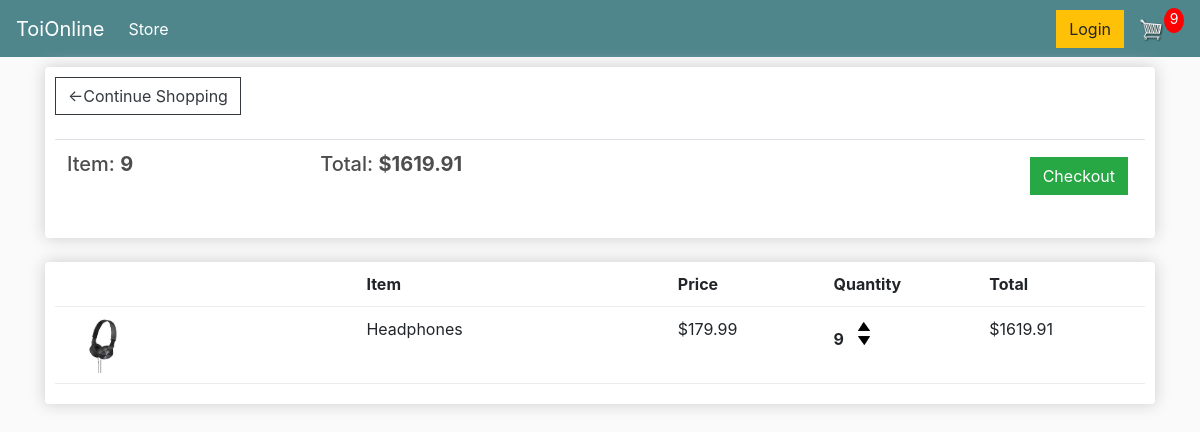
The app's page /cart/ (signed in) with its own data.
### store/models.py (models this page shows, shortened)
class Order(models.Model):
	customer = models.ForeignKey(Customer, on_delete=models.SET_NULL, null=True, blank=True)
	date_ordered = models.DateTimeField(auto_now_add=True)
	complete = models.BooleanField(default=False)
	transaction_id = models.CharField(max_length=100, null=True)
	@property
	def get_cart_total(self):
		orderitems = self.orderitem_set.all()
		total = sum([item.get_total for item in orderitems])
		return total
	@property
	def get_cart_items(self):
		orderitems = self.orderitem_set.all()
		total = sum([item.quantity for item in orderitems])
		return total

class OrderItem(models.Model):
	product = models.ForeignKey(Product, on_delete=models.SET_NULL, null=True)
	order = models.ForeignKey(Order, on_delete=models.SET_NULL, null=True)
	quantity = models.IntegerField(default=0, null=True, blank=True)
	date_added = models.DateTimeField(auto_now_add=True)
	@property
	def get_total(self):
		total = self.product.price * self.quantity
		return total

class Product(models.Model):
	name = models.CharField(max_length=200)
	price = models.DecimalField(max_digits=7, decimal_places=2)
	digital = models.BooleanField(default=False, null=True, blank=True)
	image = models.ImageField(null=True, blank=True)
	@property
	def imageURL(self):
		try:
			url = self.image.url
		except:
			url = ''
		return url

### store/views.py (the view)
# urls.py: path('cart/', views.cart, name='cart'),
def cart(request):
	data = cartData(request)
	cartItems = data['cartItems']
	order = data['order']
	items = data['items']
	context = {'items':items, 'order':order, 'cartItems':cartItems}
	return render(request, 'store/cart.html', context)

### store/utils.py (called while the page is built)
def cartData(request):
	if request.user.is_authenticated:
		customer = request.user.customer
		order, created = Order.objects.get_or_create(customer=customer, complete=False)
		items = order.orderitem_set.all()
		cartItems = order.get_cart_items
	else:
		cookieData = cookieCart(request)
		cartItems = cookieData['cartItems']
		order = cookieData['order']
		items = cookieData['items']
	return {'cartItems':cartItems, 'order':order, 'items':items}

### store/templates/store/cart.html
{% extends 'store/main.html' %}
{% load static %}
{% block content %}
	<div class="row">
		<div class="col-lg-12">
			<div class="box-element">
				<a class="btn btn-outline-dark" href="{% url 'store' %}">&#x2190;Continue Shopping</a>
				<br>
				<br>
				<table class="table">
					<tr>
						<th><h5>Item: <strong>{{order.get_cart_items}}</strong></h5></th>
						<th><h5>Total: <strong>${{order.get_cart_total|floatformat:2}}</strong></h5></th>
						<th>
							<a style="float:right; margin:5px" class="btn btn-success" href="{% url 'checkout' %}">Checkout</a>
						</th>
					</tr>
				</table>
			</div>
			<br>
			<div class="box-element">
				<div class="cart-row">
					<div style="flex: 2"></div>
					<div style="flex: 2"><strong>Item</strong></div>
					<div style="flex: 1"><strong>Price</strong></div>
					<div style="flex: 1"><strong>Quantity</strong></div>
					<div style="flex: 1"><strong>Total</strong></div>
				</div>
				{% for item in items %}
				<div class="cart-row">
					<div style="flex:2"><img class="row-image" src="{{item.product.imageURL}}">
					</div>
					<div style="flex:2"><p>{{item.product.name}}</p></div>
					<div style="flex:1"><p>${{item.product.price|floatformat:2}}</p></div>
					<div style="flex:1">
						<p class="quantity">{{item.quantity}}</p>
						<div class="quantity">
							<img data-product={{item.product.id}} data-action="add" class="chg-quantity update-cart" src="{% static  'images/arrow-up.png' %}">
							<img data-product={{item.product.id}} data-action="remove" class="chg-quantity update-cart" src="{% static  'images/arrow-down.png' %}">
						</div>
					</div>
					<div style="flex:1"><p>${{item.get_total}}</p></div>
				</div>
				{% endfor %}
			</div>
		</div>
	</div>
{% endblock content %}

### static/css/main.css (style rules this page uses)
body { background-color: hsl(0, 0%, 98%); }
h1,h2,h3,h4,h5,h6 { color:hsl(0, 0%, 30%); }
.box-element { box-shadow:hsl(0, 0%, 80%) 0 0 16px; background-color: #fff; border-radius: 4px; padding: 10px; }
.col-lg-4, .col-lg-6, .col-lg-8, .col-lg-12 { margin-top: 10px; }
.btn { border-radius: 0; }
.row-image { width: 100px; }
.cart-row { display: flex; align-items: flex-stretch; padding-bottom: 10px; margin-bottom: 10px; border-bottom: 1px solid #ececec; }
.quantity { display: inline-block; font-weight: 700; padding-right:10px; }
.chg-quantity { width: 12px; cursor: pointer; display: block; margin-top: 5px; transition:.1s; }

### records on screen
Order: get_cart_items "9", get_cart_total "1619.91"
OrderItem: product.imageURL (picture), product.name "Headphones", product.price "179.99", quantity "9", get_total "1619.91"

### other values on screen
{{ cartItems }} "9"
